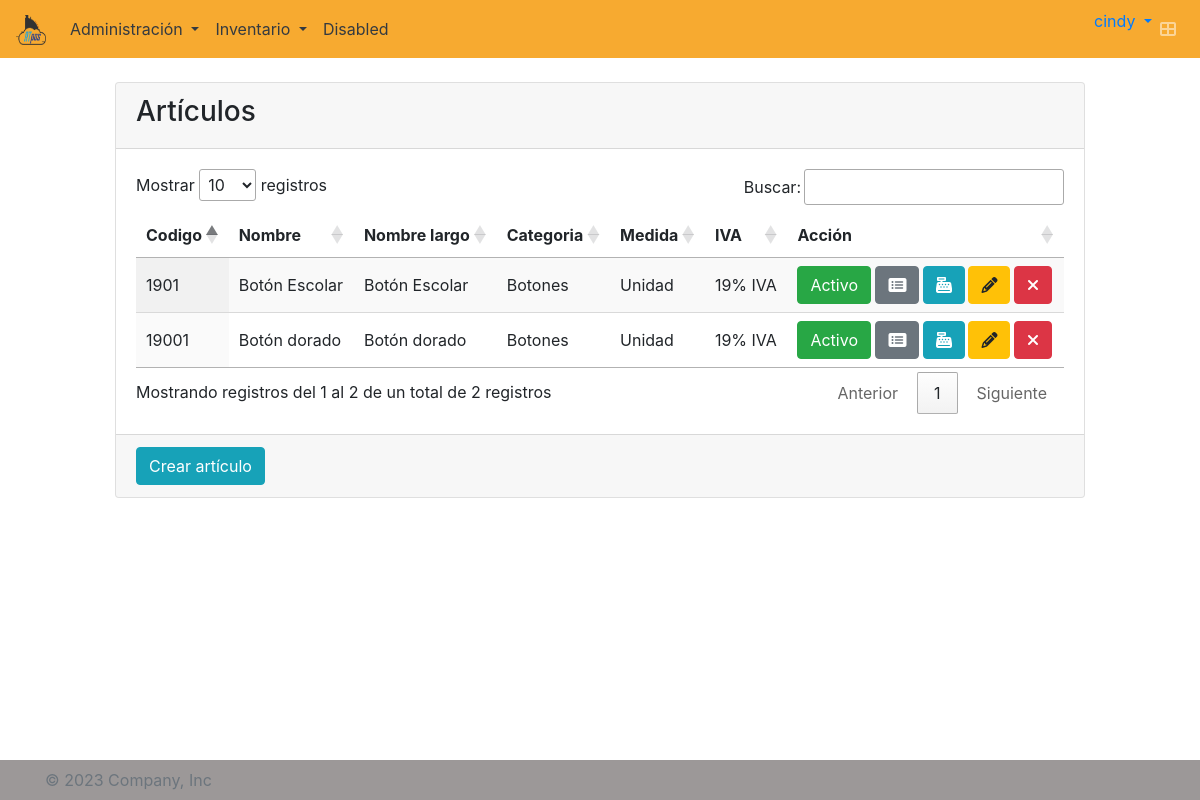
The page /articulo/list/ (signed in) on the database its author committed.
### atpos/models.py (models this page shows, shortened)
class Usuario(AbstractUser):
    empresa = models.ForeignKey(Empresa, on_delete=models.CASCADE, blank=True, null=True)
    tel_inicial = models.CharField(max_length=10, blank=True, null=True)
    class Meta:
        default_permissions = ()
        permissions = [('add_usuario', 'Usuario crear'),
                        ('change_usuario', 'Usuario modificar'),
                        ('delete_usuario', 'Usuario eliminar'),
                        ('view_usuario', 'Usuario ver'),
                        ('password_usuario', 'Puede cambiar la clave usuario')]

class Articulo(models.Model):
    codigo_articulo = models.CharField(max_length=20, unique=False)
    nombre_articulo = models.CharField(max_length=30)
    nombre_largo_articulo = models.CharField(max_length=250, null=True, blank=True)
    categoria = models.ForeignKey(Categoria, on_delete=models.PROTECT)
    unidad_medida = models.ForeignKey(UnidadMedida, on_delete=models.PROTECT)
    base_iva = models.ForeignKey(BaseIVA, default=0, on_delete=models.PROTECT)
    estado = models.CharField(max_length=1, choices=ESTADO, default=ACTIVO )
    empresa = models.ForeignKey(Empresa, on_delete=models.CASCADE)
    class Meta:
        default_permissions = ()
        permissions = [('add_articulo', 'Artículo crear'),
                       ('change_articulo', 'Artículo modificar'),
                       ('view_articulo', 'Artículo ver'),
                       ('delete_articulo', 'Artículo borrar')]
        unique_together = ('codigo_articulo', 'empresa')

class Categoria(models.Model):
    nombre_categoria = models.CharField(max_length=30)
    categoria_padre = models.ForeignKey('self', blank=True, null=True, related_name='child', on_delete=models.CASCADE)
    estado_categoria = models.CharField(max_length=1, choices=ESTADO, default=ACTIVO, )
    empresa = models.ForeignKey(Empresa, on_delete=models.CASCADE)
    def __str__(self):
        p_list = self._recurse_for_parents(self)
        p_list.append(self.nombre_categoria)
        return self.get_separator().join(p_list)
    def _recurse_for_parents(self, cat_obj):
        p_list = []
        if cat_obj.categoria_padre_id:
            p = cat_obj.categoria_padre
            p_list.append(p.nombre_categoria)
            more = self._recurse_for_parents(p)
            p_list.extend(more)
        if cat_obj == self and p_list:
            p_list.reverse()
        return p_list
    def get_separator(self):
        return ' :: '
    def _parents_repr(self):
        p_list = self._recurse_for_parents(self)
        return self.get_separator().join(p_list)
    _parents_repr.short_description = "Etiqueta padre"

class UnidadMedida(models.Model):
    codigo_unidad_medida = models.CharField(max_length=30, unique=False)
    nombre_unidad_medida = models.CharField(max_length=30, unique=False)
    estado = models.CharField(max_length=1, choices=ESTADO, default=ACTIVO )
    empresa = models.ForeignKey(Empresa, on_delete=models.CASCADE)
    def __str__(self):
        return self.nombre_unidad_medida
    class Meta:
        default_permissions = ()
        permissions = [('add_unidadmedida', 'Unidad Medida crear'),
                       ('change_unidadmedida', 'Unidad Medida modificar'),
                       ('delete_unidadmedida', 'Unidad Medida eliminar'),
                       ('view_unidadmedida', 'Unidad Medida ver')]
        unique_together = ('codigo_unidad_medida', 'empresa')

class BaseIVA(models.Model):
    base_iva = models.DecimalField(max_digits=7, decimal_places=4)
    nombre_base_iva = models.CharField(max_length=30)
    estado = models.CharField(max_length=1, choices=ESTADO, default=ACTIVO )
    empresa = models.ForeignKey(Empresa, on_delete=models.CASCADE)
    def __str__(self):
        return self.nombre_base_iva
    class Meta:
        default_permissions = ()
        permissions = [('add_baseiva', 'Base IVA crear'),
                       ('change_baseiva', 'Base IVA modificar'),
                       ('delete_baseiva', 'Base IVA eliminar'),
                       ('view_baseiva', 'Base IVA ver')]
        unique_together = ('base_iva', 'nombre_base_iva')

### atpos/views.py (the view)
# urls.py: path('articulo/list/', login_required(ArticuloList.as_view()), name='articulo-list'),
class ArticuloList(ListView):
    model = Articulo
    template_name = 'atpos/articulo_list.html'
    def get_queryset(self):
        empresa = self.request.user.empresa.id
        return Articulo.objects.filter(empresa=empresa)

### atpos/templates/atpos/articulo_list.html (shortened to what this page needs)
{% extends 'base.html' %}
{% load static %}
{% block content %}
<br>
<section class="content" style="display: grid; place-items: center;">
    {% if object_list %}
    <div class="col-md-10">
        <div class="card">
            <div class="card-header">
                <h3>Artículos</h3>
            </div>
            <div class="card-body">
                <table id="myTable" class="display" style="width:100%">
                    <thead>
                        <tr>
                            <th>Codigo</th>
                            <th>Nombre</th>
                            <th>Nombre largo</th>
                            <th>Categoria</th>
                            <th>Medida</th>
                            <th>IVA</th>
                            <th>Acción</th>
                        </tr>
                    </thead>
                    <tbody>
                        {% for articulo in object_list %}
                        <tr>
                            <td>{{ articulo.codigo_articulo }}</td>
                            <td>{{ articulo.nombre_articulo }}</td>
                            <td>{{ articulo.nombre_largo_articulo }}</td>
                            <td>{{ articulo.categoria }}</td>
                            <td>{{ articulo.unidad_medida }}</td>
                            <td>{{ articulo.base_iva }}</td>
                            <td>
                                {% if articulo.estado == '1' %}
                                <button id="boton_estado_{{articulo.id}}"
                                    onclick="cambiarEstado('{{articulo.id}}', 'articulo')"
                                    class="btn btn-success activo">Activo</button>
                                {% else %}
                                <button id="boton_estado_{{articulo.id}}"
                                    onclick="cambiarEstado('{{articulo.id}}', 'articulo')"
                                    class="btn btn-danger inactivo">Inactivo</button>
                                {% endif %}
                                <div class="btn-group btn-group-sm" role="group">
                                    <div class="mx-auto">
                                        <a class="btn btn-secondary" href="{% url 'articulo-codigo-alterno' articulo.id %}">
                                            <i class="fas fa-list-alt"></i></a>
                                        <a class="btn btn-info" href="{% url 'alterno' articulo.id %}">
                                            <i class="fas fa-cash-register"></i></a>
                                        <a class="btn btn-warning" href="{% url 'articulo-update' articulo.id %}">
                                            <i class="fa fa-pencil-alt"></i></a>
                                        <a class="btn btn-danger" href="{% url 'articulo-delete' articulo.id %}">
                                            <i class="fa fa-times"></i></a>
                                    </div>
                                </div>
                            </td>
                        </tr>
                        {% endfor %}
                    </tbody>
                </table>
            </div>
            <div class="card-footer">
                <a href="{% url 'articulo-add' %}">
                    <button type="button" class="btn btn-info">Crear artículo</button>
                </a>
            </div>
        </div>
    </div>
    {% endif %}
    <br><br>
</section>
{% endblock %}

### atpos/templates/components/navbar.html (shortened to what this page needs)
{% load static %}
<nav class="navbar navbar-expand-lg navbar-dark bg-color-nav">
  <a class="navbar-brand" href="{% url 'tablero' %}">
    <img src="{% static 'img/LogoATpos200px.png' %}" width="30" height="30" alt="">
  </a>
  <div class="collapse navbar-collapse colortext" id="navbarSupportedContent">
    <ul class="navbar-nav mr-auto">
      <li class="nav-item dropdown">
        <a class="nav-link dropdown-toggle text-dark" href="#" id="navbarDropdown" role="button" data-toggle="dropdown" aria-haspopup="true" aria-expanded="false">
          Administración
        </a>
      </li>
      <li class="nav-item dropdown">
        <a class="nav-link dropdown-toggle text-dark" href="#" id="navbarDropdown" role="button" data-toggle="dropdown" aria-haspopup="true" aria-expanded="false">
          Inventario
        </a>
      </li>
      <li class="nav-item">
        <a class="nav-link text-dark" href="#">Disabled</a>
      </li>
    </ul>
  </div>
  <ul class="navbar-nav ml-auto">
    <li class="dropdown user user-menu">
      <a href="#" class="dropdown-toggle" data-toggle="dropdown">
        <span class="hidden-xs">{{ user.username }}</span>
      </a>
    </li>
    <li class="nav-item">
      <a class="nav-link" data-widget="control-sidebar" data-slide="true" href="#" role="button">
        <i class="fas fa-th-large"></i>
      </a>
    </li>
  </ul>
</nav>

### atpos/static/atpos/css/style.css (style rules this page uses)
.bg-color-nav { background-color: #f7aa30!important; }

### rows shown on the page
Usuario: username "cindy"
Articulo: codigo_articulo "19001", nombre_articulo "Botón dorado", nombre_largo_articulo "Botón dorado", categoria "Botones", unidad_medida "Unidad", base_iva "19% IVA"
Articulo: codigo_articulo "1901", nombre_articulo "Botón Escolar", nombre_largo_articulo "Botón Escolar", categoria "Botones", unidad_medida "Unidad", base_iva "19% IVA"
